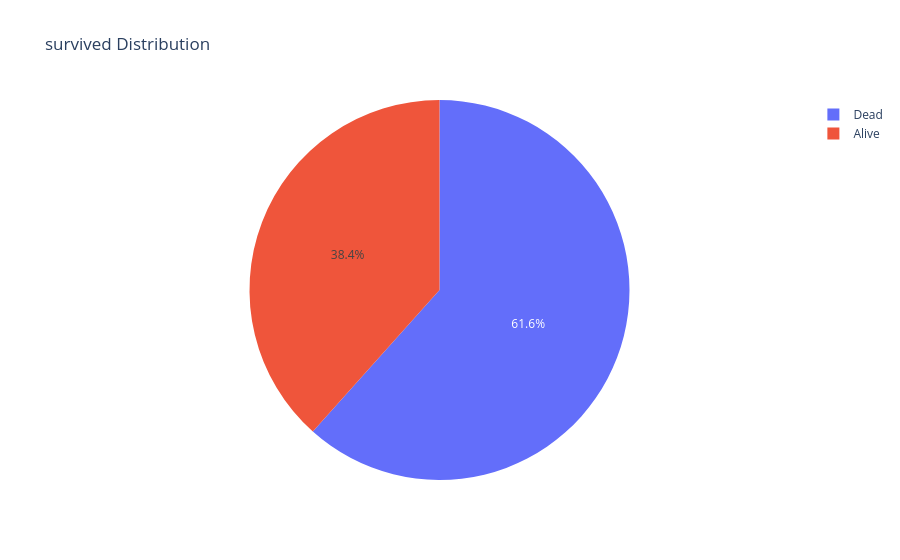

Here is the notebook cell this chart was saved with:
### Code cell
trace=go.Pie(labels=['Dead','Alive'],
             values=[549,342],
            )
layout= go.Layout(title='survived Distribution')
fig=go.Figure(data=trace,layout=layout)
fig.show()

### Figure 1 — Plotly figure (JSON) as saved in the notebook; plotly's stock layout.template omitted (floating-point values rounded to 4 significant figures)
{"data": [{"labels": ["Dead", "Alive"], "type": "pie", "values": [549, 342]}], "layout": {"title": {"text": "survived Distribution"}}}
